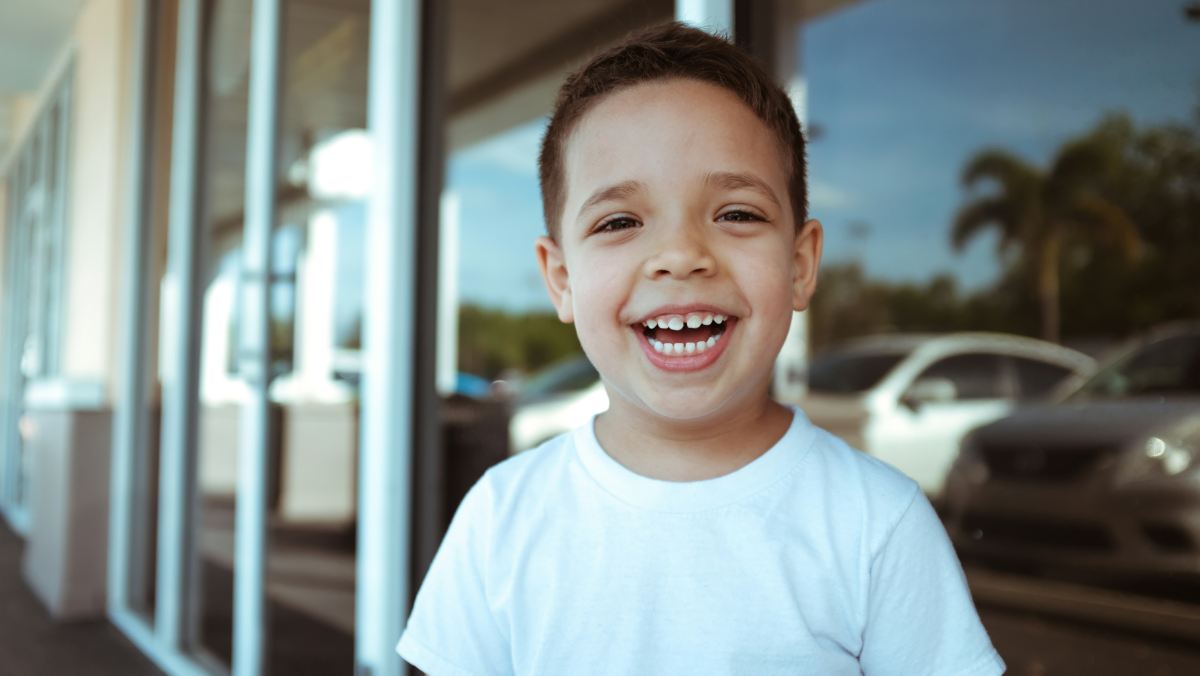
#> input picture ACP/Lesson 4/images/test.jpg, 6000 x 3376 px (shown at 1/5 size)
$ python edge_detection_app.py
#> lines starting #> are read from the running program, lines starting #| are printed output that depends on the picture
import cv2
import numpy as np

image_path = "../images/test.jpg"

img = cv2.imread(image_path)
#> img is the input picture: shape (3376, 6000, 3); mean B, G, R 137, 139.2, 129.6

if img is not None:
    img = cv2.resize(img, (600, int(img.shape[0] * (600 / img.shape[1]))))
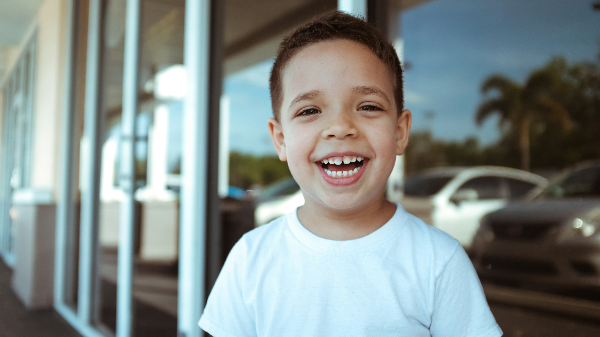
#> img: shape (337, 600, 3); mean B, G, R 136.9, 139.1, 129.5
    gray = cv2.cvtColor(img, cv2.COLOR_BGR2GRAY)
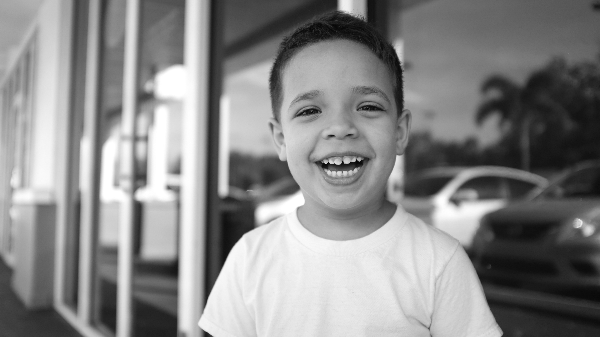
#> gray: shape (337, 600); min 6, max 255, mean 135.9
    gray_blurred = cv2.GaussianBlur(gray, (5, 5), 0)
    edges = cv2.Canny(gray_blurred, 100, 200)
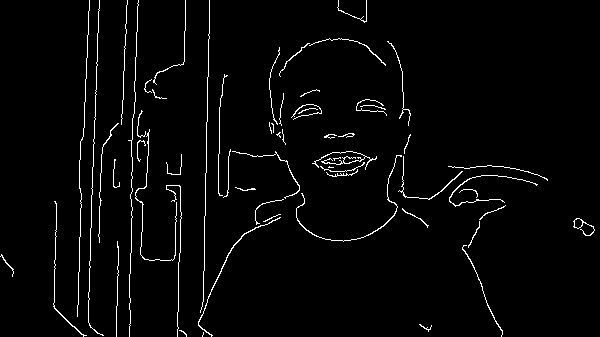
#> edges: shape (337, 600); 2.7% white in thin lines or dots

    cv2.imshow("gray + blurred", gray_blurred)
    cv2.imshow("canny edge", edges)

    cv2.waitKey(0)
    cv2.destroyAllWindows()
else:
    print(f" couldnt read {image_path}")
    print("doesnt work")
